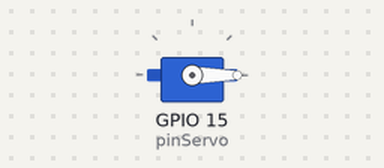
A sketch run on a simulated ESP32. On the bench: servo.

Above: at 0.05 s.
At 4.05 s:
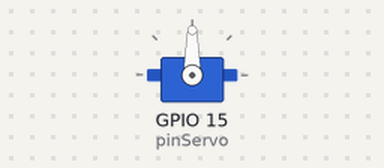
At 6.45 s:
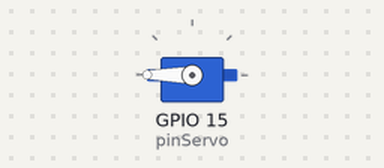
At 12.95 s:
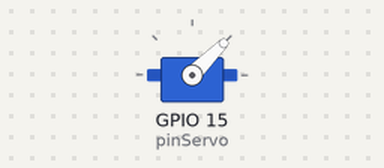
Timing chart, 0 to 22.1 s (numbered marks = the images above):
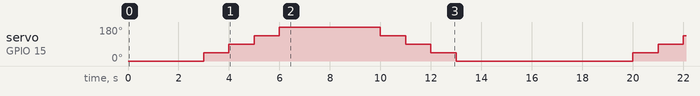

The sketch:

27_servo_basico.ino
```cpp
#include <ESP32Servo.h>

#define pinServo 15  // pin donde hemos colocado el servomotor


// creo variable (manejador) del tipo Servo (definido en la libreria instalada arriba) para control del giro
Servo miServo;

void setup() {
  miServo.setPeriodHertz(50);  // servo estándar de 50 hz
  miServo.attach(pinServo, 500, 2500);  // pin de conexion y amplitud (min, max) de rango de giro, en milisegundos (ver tabla en manual)

}

void loop() {
  /*for(int i=0; i<=180; i++){  //giramos de 0 a 180 grados
    miServo.write(i);
    delay(20);
  }
  delay(3000);  //para antes de girar hacia atrás
  for(int i=180; i>=0; i--){  //giramos de 180 a 0 grados
    miServo.write(i);
    delay(20);  //para un poco entre cada giro
  }
  delay(3000);*/


  miServo.write(0);
  delay(2000);

  for(int i=0; i<=180; i+=45){  //giramos de 0 a 180 grados en tramos de 45 grados
    miServo.write(i);
    delay(1000);  //para un poco entre cada giro
  }
  delay(2000);  //para antes de girar hacia atrás
  for(int i=180; i>=0; i-=45){  //giramos de 180 a 0 grados en tramos de 45 grados
    miServo.write(i);
    delay(1000);  //para un poco entre cada giro
  }
  delay(3000);

}
```

Measured:
- by itself, servo on GPIO 15 (pinServo): repeats every 17.0 s: 90° 1.0 s, 135° 1.0 s, 180° 4.0 s, 135° 1.0 s, 90° 1.0 s, 45° 1.0 s, 0° 7.0 s, 45° 1.0 s
